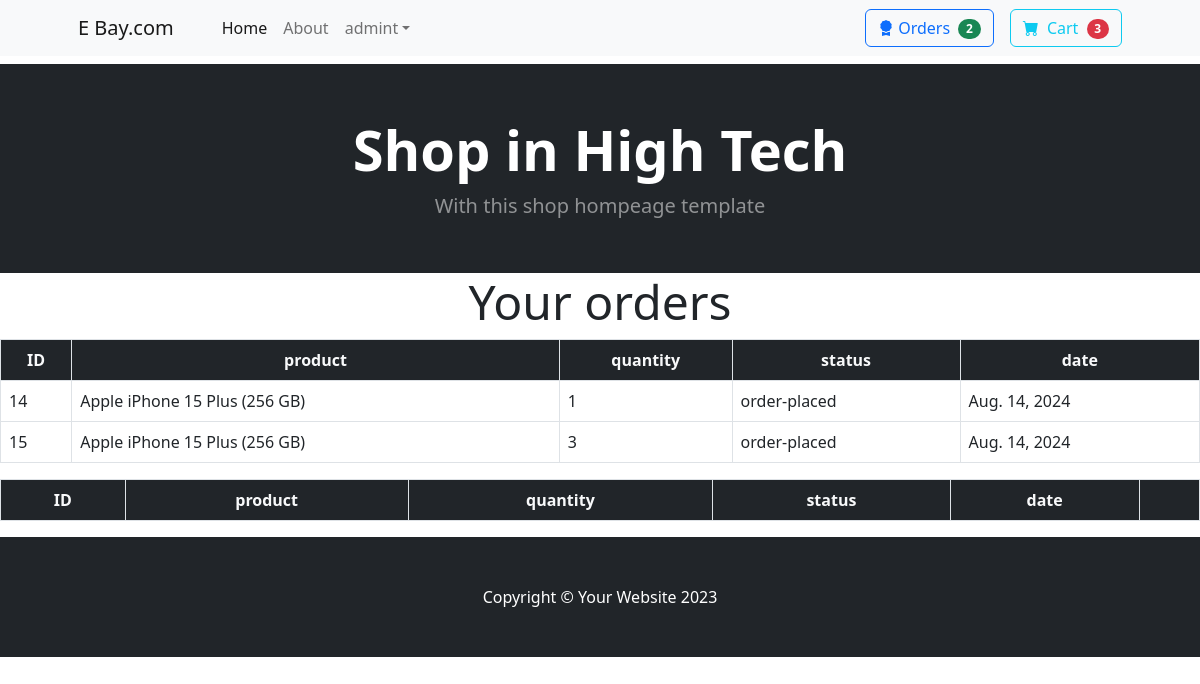
The app's page /userorderlist (signed in), older data.
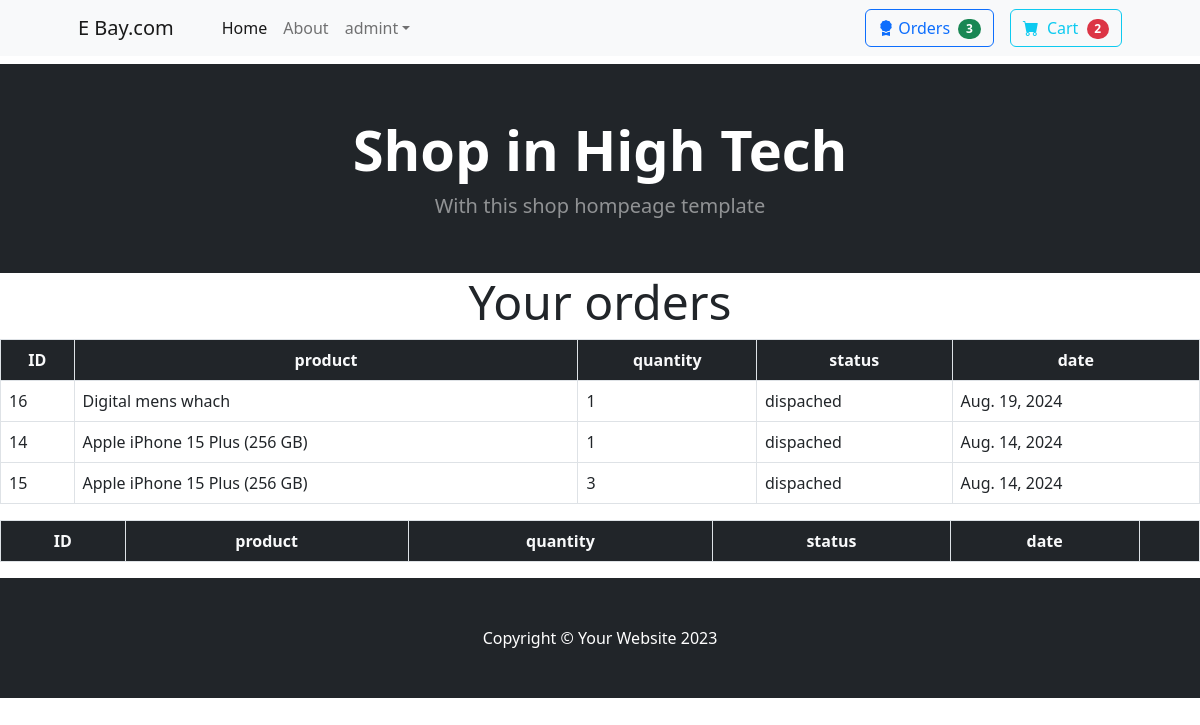
The same page, newer data.
### owner/models.py (models this page shows, shortened)
class orders(models.Model):
  product_name=models.ForeignKey(cart,on_delete=models.CASCADE)
  address=models.TextField(max_length=200)
  phone=models.IntegerField()
  user=models.ForeignKey(User,on_delete=models.CASCADE)
  options=(
    ("dispatched","dispatched"),
    ("canceiled","canceiled"),
    ("order-placed","order-placed"),
    ("delivered","delivered"),
  )
  status=models.CharField(max_length=100,default="order-placed",choices=options)
  date=models.DateField(auto_now_add=True)
  expected_delivery_date=models.DateField(null=True)

class cart(models.Model):
  product_name=models.ForeignKey(product,on_delete=models.CASCADE)
  user=models.ForeignKey(User,on_delete=models.CASCADE)
  quantity=models.PositiveIntegerField(default=1)
  options=(
    ("in-cart","in-cart"),
    ("canceiled","canceiled"),
    ("order-placed","order-placed"),
  )
  status=models.CharField(max_length=100,default="in-cart",choices=options)
  date=models.DateField(auto_now_add=True)

class product(models.Model):
  product_name=models.CharField(max_length=100)
  price=models.PositiveIntegerField()
  image=models.ImageField(upload_to="media/product")
  description=models.TextField(max_length=200)
  category=models.ForeignKey(category,on_delete=models.CASCADE)
  rating=models.CharField( max_length=10,null=True)
  def __str__(self):
    return self.product_name

### users/views.py (the view)
# urls.py: path('userorderlist',views.UserOrderListView.as_view(),name='userorderlist_view'),
class UserOrderListView(View):
  def get(self,request):
    all_orders=orders.objects.filter(user=request.user).order_by("-date")
    deliverd=orders.objects.filter(user=request.user,status="deliverd")
    return render(request,'user_order_list.html',{"all_orders":all_orders,"deliverd":deliverd})

### users/context_processors.py (called while the page is built)
def cart_count(request):
  if request.user.is_authenticated:
    count=cart.objects.filter(user=request.user).exclude(status="order-placed").count()
    return {"count":count}
  else:
    return {"count":0}

def order_count(request):
  if request.user.is_authenticated:
    ordercount=orders.objects.filter(user=request.user).count()
    return {"order_count":ordercount}
  else:
    return {"order_count":0}

### users/templates/user_order_list.html (shortened to what this page needs)
{% extends 'index.html' %}
{% block contant %}
<h1 class="display-5 text-center"> Your orders</h1>
<section>
  <table class="table table-bordered">
    <thead class="bg-dark text-light fw-bold text-center">
      <tr>
        <th>ID</th>
        <th>product</th>
        <th>quantity</th>
        <th>status</th>
        <th>date</th>
      </tr>
    </thead>
    <tbody>
      {% for i in all_orders %}
      <tr>
        <td>{{ i.id }}</td>
        <td>{{i.product_name.product_name}}</td>
        <td>{{i.product_name.quantity}}</td>
        <td>{{i.status}}</td>
        <td>{{i.date}}</td>
      </tr>
      {% endfor %}
    </tbody>
  </table>
</section>
<section class="mt-3">
  <table class="table table-bordered">
    <thead class="bg-dark text-light fw-bold text-center">
      <tr>
        <th>ID</th>
        <th>product</th>
        <th>quantity</th>
        <th>status</th>
        <th>date</th>
        <th></th>
      </tr>
    </thead>
  </table>
</section>
{% endblock %}

### users/templates/index.html (shortened to what this page needs)
{% load static %}
<!DOCTYPE html>
<html lang="en">
    <head>
        <link href="https://cdn.jsdelivr.net/npm/bootstrap-icons@1.5.0/font/bootstrap-icons.css" rel="stylesheet" />
        <link href="{% static 'css/styles.css' %}" rel="stylesheet" />
    </head>
    <body>
        <nav class="navbar navbar-expand-lg navbar-light bg-light">
            <div class="container px-4 px-lg-5">
                <a class="navbar-brand" href="#!">E Bay.com</a>
                <div class="collapse navbar-collapse" id="navbarSupportedContent">
                    <ul class="navbar-nav me-auto mb-2 mb-lg-0 ms-lg-4">
                        <li class="nav-item"><a class="nav-link active" aria-current="page"
                                href="{% url 'home_view' %}">Home</a></li>
                        <li class="nav-item"><a class="nav-link" href="#!">About</a></li>
                        <li class="nav-item dropdown">
                            <a class="nav-link dropdown-toggle" id="navbarDropdown" href="#" role="button"
                                data-bs-toggle="dropdown" aria-expanded="false">{{request.user}}t</a>
                        </li>
                    </ul>
                    <form class="d-flex mx-3">
                        <a href="{% url 'userorderlist_view' %}" class="btn btn-outline-primary" type="submit">
                            <i class="bi bi-award-fill"></i>
                            Orders
                            <span class="badge bg-success text-white ms-1 rounded-pill">{{ order_count }}</span>
                        </a>
                    </form>
                    <form class="d-flex">
                        <a href="{% url 'cartlist_view' %}" class="btn btn-outline-info" type="submit">
                            <i class="bi-cart-fill me-1"></i>
                            Cart
                            <span class="badge bg-danger text-white ms-1 rounded-pill">{{ count }}</span>
                        </a>
                    </form>
                </div>
            </div>
        </nav>
        <section class="d-flex justify-content-end p-1">
        </section>
        <header class="bg-dark py-1">
            <div class="container px-4 px-lg-5 my-5">
                <div class="text-center text-white">
                    <h1 class="display-4 fw-bolder">Shop in High Tech</h1>
                    <p class="lead fw-normal text-white-50 mb-0">With this shop hompeage template</p>
                </div>
            </div>
        </header>
        {% block contant %}{% endblock %}
        <footer class="py-5 bg-dark">
            <div class="container">
                <p class="m-0 text-center text-white">Copyright &copy; Your Website 2023</p>
            </div>
        </footer>
    </body>
</html>

Row changes from the older to the newer data that the page shows:
added orders: id "16", product_name.product_name "Digital mens whach", product_name.quantity "1", status "dispached", date "Aug. 19, 2024"
changed orders id 14: status "order-placed" → "dispached"
changed orders id 15: status "order-placed" → "dispached"
Text that changed along with them:
{{ order_count }}: "2" → "3"
{{ count }}: "3" → "2"
